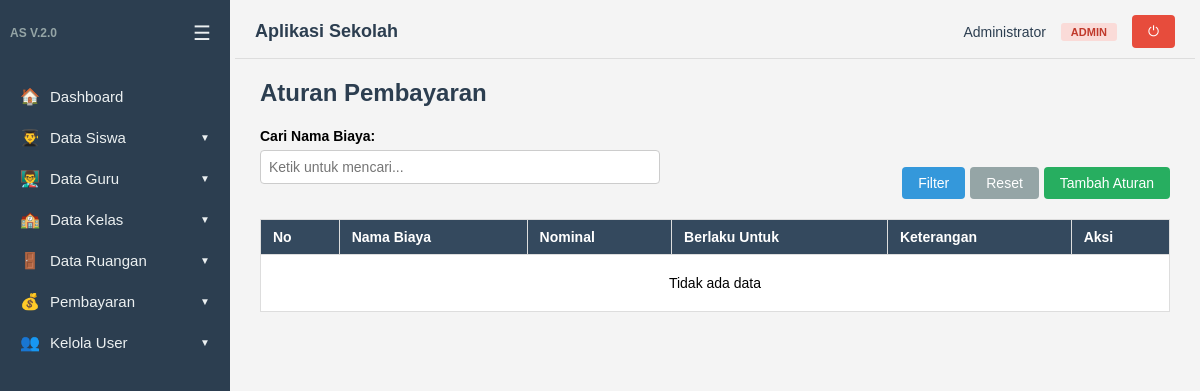
Before: /pembayaran/aturan/tampil.php (signed in) with the older database file.
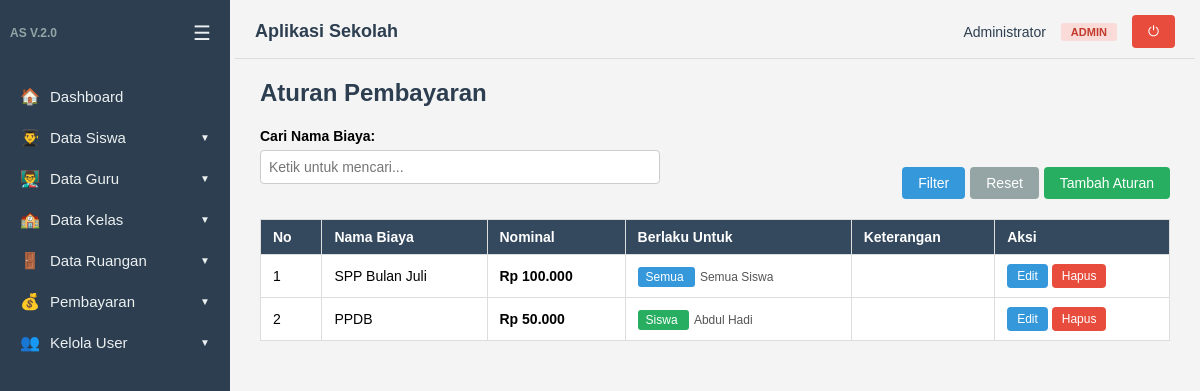
After: the same page with the newer database file.
### tables this page shows
CREATE TABLE `aturan_pembayaran` (
  `id` int(11) NOT NULL,
  `nama_biaya` varchar(100) NOT NULL,
  `nominal` int(11) NOT NULL,
  `keterangan` text DEFAULT NULL,
  `target` enum('semua','kelas','tingkat','siswa') NOT NULL DEFAULT 'semua',
  `target_id` text DEFAULT NULL,
  `created_at` timestamp NOT NULL DEFAULT current_timestamp()
);

### auth.php (called while the page is built, shortened)
<?php
if (!function_exists('isLoggedIn')) {
    function isLoggedIn()
    {
        return isset($_SESSION['user_id']);
    }
}
if (!function_exists('getCurrentUser')) {
    function getCurrentUser()
    {
        return [
            'id' => $_SESSION['user_id'],
            'username' => $_SESSION['username'],
            'nama_lengkap' => $_SESSION['nama_lengkap'],
            'role' => $_SESSION['role'],
            'id_guru' => $_SESSION['id_guru'] ?? null,
            'id_siswa' => $_SESSION['id_siswa'] ?? null
        ];
    }
}
if (!function_exists('getSidebarMenu')) {
    function getSidebarMenu()
    {
        $role = $_SESSION['role'] ?? 'user';
        $menu = [];
        $menu[] = ['url' => BASE_URL . '/index.php', 'icon' => '🏠', 'label' => 'Dashboard', 'roles' => ['admin', 'kepala', 'user']];
        if (in_array($role, ['admin', 'kepala'])) {
            $menu[] = ['url' => BASE_URL . '/siswa/tampil.php', 'icon' => '👨‍🎓', 'label' => 'Data Siswa', 'roles' => ['admin', 'kepala'], 'has_sub' => true];
            $menu[] = ['url' => BASE_URL . '/siswa/tampil.php', 'icon' => '📋', 'label' => 'Lihat Data Siswa', 'roles' => ['admin', 'kepala'], 'sub' => true];
            if ($role === 'admin') {
                $menu[] = ['url' => BASE_URL . '/siswa/index.php', 'icon' => '➕', 'label' => 'Tambah Data Siswa', 'roles' => ['admin'], 'sub' => true];
            }
            $menu[] = ['url' => BASE_URL . '/guru/tampil.php', 'icon' => '👨‍🏫', 'label' => 'Data Guru', 'roles' => ['admin', 'kepala'], 'has_sub' => true];
            $menu[] = ['url' => BASE_URL . '/guru/tampil.php', 'icon' => '📋', 'label' => 'Lihat Data Guru', 'roles' => ['admin', 'kepala'], 'sub' => true];
            if ($role === 'admin') {
                $menu[] = ['url' => BASE_URL . '/guru/index.php', 'icon' => '➕', 'label' => 'Tambah Data Guru', 'roles' => ['admin'], 'sub' => true];
            }
            $menu[] = ['url' => BASE_URL . '/kelas/tampil.php', 'icon' => '🏫', 'label' => 'Data Kelas', 'roles' => ['admin', 'kepala'], 'has_sub' => true];
            $menu[] = ['url' => BASE_URL . '/kelas/tampil.php', 'icon' => '📋', 'label' => 'Lihat Data Kelas', 'roles' => ['admin', 'kepala'], 'sub' => true];
            if ($role === 'admin') {
                $menu[] = ['url' => BASE_URL . '/kelas/index.php', 'icon' => '➕', 'label' => 'Tambah Data Kelas', 'roles' => ['admin'], 'sub' => true];
            }
            $menu[] = ['url' => BASE_URL . '/ruang/tampil.php', 'icon' => '🚪', 'label' => 'Data Ruangan', 'roles' => ['admin', 'kepala'], 'has_sub' => true];
            $menu[] = ['url' => BASE_URL . '/ruang/tampil.php', 'icon' => '📋', 'label' => 'Lihat Data Ruangan', 'roles' => ['admin', 'kepala'], 'sub' => true];
            if ($role === 'admin') {
                $menu[] = ['url' => BASE_URL . '/ruang/index.php', 'icon' => '➕', 'label' => 'Tambah Data Ruangan', 'roles' => ['admin'], 'sub' => true];
            }
            $menu[] = ['url' => BASE_URL . '/pembayaran/konfirmasi.php', 'icon' => '💰', 'label' => 'Pembayaran', 'roles' => ['admin', 'kepala'], 'has_sub' => true];
            $menu[] = ['url' => BASE_URL . '/pembayaran/konfirmasi.php', 'icon' => '✅', 'label' => 'Konfirmasi Bayar', 'roles' => ['admin', 'kepala'], 'sub' => true];
            $menu[] = ['url' => BASE_URL . '/pembayaran/bayar_langsung.php', 'icon' => '💵', 'label' => 'Bayar Langsung', 'roles' => ['admin'], 'sub' => true];
            $menu[] = ['url' => BASE_URL . '/pembayaran/riwayat.php', 'icon' => '📜', 'label' => 'Riwayat Bayar', 'roles' => ['admin', 'kepala'], 'sub' => true];
            if ($role === 'admin') {
                $menu[] = ['url' => BASE_URL . '/pembayaran/aturan/tampil.php', 'icon' => '⚙️', 'label' => 'Aturan Bayar', 'roles' => ['admin'], 'sub' => true];
            }
            if ($role === 'admin') {
                $menu[] = ['url' => BASE_URL . '/user/tampil.php', 'icon' => '👥', 'label' => 'Kelola User', 'roles' => ['admin'], 'has_sub' => true];
                $menu[] = ['url' => BASE_URL . '/user/tampil.php', 'icon' => '📋', 'label' => 'Lihat User', 'roles' => ['admin'], 'sub' => true];
                $menu[] = ['url' => BASE_URL . '/user/index.php', 'icon' => '➕', 'label' => 'Tambah User', 'roles' => ['admin'], 'sub' => true];
            }
        }
        return array_filter($menu, function ($item) use ($role) {
            if (isset($item['header'])) return true;
            return in_array($role, $item['roles'] ?? []);
        });
    }
}

### pembayaran/aturan/tampil.php (the view, shortened to what the changed rows need)
<?php
include dirname(__DIR__, 2) . '/auth.php';
function getTargetDisplay($target, $target_id) {
    if ($target === 'semua') return 'Semua Siswa';
    $ids = explode(',', $target_id);
    $labels = [];
    $conn = $GLOBALS['koneksi'];
    foreach ($ids as $id) {
        $id = trim($id);
        if ($target === 'kelas') {
            $r = mysqli_fetch_assoc(mysqli_query($conn, "SELECT namakelas FROM datakelas WHERE id_kelas=$id"));
            $labels[] = $r['namakelas'] ?? "Kelas $id";
        } elseif ($target === 'tingkat') {
            $map = [10 => 'X', 11 => 'XI', 12 => 'XII'];
            $labels[] = 'Tingkat ' . ($map[$id] ?? $id);
        } elseif ($target === 'siswa') {
            $r = mysqli_fetch_assoc(mysqli_query($conn, "SELECT nama FROM datasiswa WHERE id=$id"));
            $labels[] = $r['nama'] ?? "Siswa $id";
        }
    }
    return implode(', ', $labels) ?: '-';
}
$perPage = 10;
$page = isset($_GET['page']) ? max(1, (int)$_GET['page']) : 1;
$where = "WHERE 1=1";
$offset = ($page - 1) * $perPage;
$query = "SELECT a.* FROM aturan_pembayaran a $where ORDER BY a.id DESC LIMIT $perPage OFFSET $offset";
$data = mysqli_query($koneksi, $query);
$targetColors = ['semua' => '#3498db', 'kelas' => '#9b59b6', 'tingkat' => '#e67e22', 'siswa' => '#27ae60'];
$targetLabels = ['semua' => 'Semua', 'kelas' => 'Kelas', 'tingkat' => 'Tingkat', 'siswa' => 'Siswa'];
include dirname(__DIR__, 2) . '/layout/header.php';
?>
<h2>Aturan Pembayaran</h2>
<table>
    <tr>
        <th>No</th>
        <th>Nama Biaya</th>
        <th>Nominal</th>
        <th>Berlaku Untuk</th>
        <th>Keterangan</th>
        <th>Aksi</th>
    </tr>
    <?php
    $no = $offset + 1;
    if (mysqli_num_rows($data) === 0) : ?>
        <tr>
            <td colspan="6" style="text-align:center; padding:20px;">Tidak ada data</td>
        </tr>
    <?php else: ?>
        <?php while ($row = mysqli_fetch_assoc($data)) : ?>
            <tr>
                <td><?= $no++; ?></td>
                <td><?= htmlspecialchars($row['nama_biaya']) ?></td>
                <td style="font-weight:bold;">Rp <?= number_format($row['nominal'], 0, ',', '.') ?></td>
                <td>
                    <span style="padding:3px 8px; border-radius:3px; background:<?= $targetColors[$row['target']] ?? '#95a5a6' ?>; color:#fff; font-size:12px;">
                        <?= $targetLabels[$row['target']] ?>
                    </span>
                    <span style="font-size:12px; color:#555; margin-left:5px;">
                        <?= htmlspecialchars(getTargetDisplay($row['target'], $row['target_id'])) ?>
                    </span>
                </td>
                <td><?= htmlspecialchars($row['keterangan'] ?? '-') ?></td>
                <td>
                    <a class="btn" href="edit.php?id=<?= $row['id'] ?>" style="padding:5px 10px; font-size:12px;">Edit</a>
                    <a class="btn btn-danger" href="hapus.php?id=<?= $row['id'] ?>" onclick="return confirm('Yakin ingin menghapus?')" style="padding:5px 10px; font-size:12px;">Hapus</a>
                </td>
            </tr>
        <?php endwhile; ?>
    <?php endif; ?>
</table>
<?php include dirname(__DIR__, 2) . '/layout/footer.php'; ?>

### layout/header.php (shortened to what the changed rows need)
<?php
include dirname(__DIR__) . '/auth.php';
$user = getCurrentUser();
$sidebarMenu = getSidebarMenu();
?>
<!DOCTYPE html>
<html lang="id">
<head>
</head>
<body>
    <aside class="sidebar" id="sidebar">
        <ul>
            <?php foreach ($sidebarMenu as $item): ?>
                <?php if (isset($item['header'])): ?>
                    <li class="sidebar-menu-header"><?= htmlspecialchars($item['header']) ?></li>
                    <li>
                        <div class="sidebar-header-divider"></div>
                    </li>
                <?php else: ?>
                    <?php
                    $cssClass = '';
                    if (isset($item['has_sub'])) $cssClass .= ' has-sub';
                    if (isset($item['sub'])) $cssClass .= ' sub';
                    $active = '';
                    $currentPage = basename($_SERVER['PHP_SELF']);
                    $currentDir = basename(dirname($_SERVER['PHP_SELF']));
                    $itemPage = basename($item['url']);
                    if (
                        $currentPage === $itemPage ||
                        ($currentDir === 'siswa' && strpos($item['url'], 'siswa') !== false) ||
                        ($currentDir === 'guru' && strpos($item['url'], 'guru') !== false) ||
                        ($currentDir === 'kelas' && strpos($item['url'], 'kelas') !== false) ||
                        ($currentDir === 'ruang' && strpos($item['url'], 'ruang') !== false) ||
                        ($currentDir === 'pembayaran' && strpos($item['url'], 'pembayaran') !== false) ||
                        ($currentDir === 'aturan' && strpos($item['url'], 'aturan') !== false)
                    ) {
                        $active = ' active';
                    }
                    ?>
                    <li class="<?= $cssClass . $active ?>">
                        <a href="<?= $item['url'] ?>">
                            <span class="icon"><?= $item['icon'] ?></span>
                            <span class="sidebar-menu-text"><?= htmlspecialchars($item['label']) ?></span>
                        </a>
                    </li>
                <?php endif; ?>
            <?php endforeach; ?>
        </ul>
    </aside>
    <main class="content" id="content">
        <?php if ($user): ?>
            <div class="top-bar">
                <div class="top-bar-left">
                    <h1 class="top-app-title">Aplikasi Sekolah</h1>
                </div>
            </div>
        <?php endif; ?>

Changed rows visible on the page:
added aturan_pembayaran: nama_biaya "SPP Bulan Juli", nominal "100.000", target "Semua", getTargetDisplay($row['target'], $row['target_id']) "Semua Siswa"
added aturan_pembayaran: nama_biaya "PPDB", nominal "50.000", target "Siswa", target_id "Abdul Hadi"
Other visible differences:
text no longer shown: "Tidak ada data"
